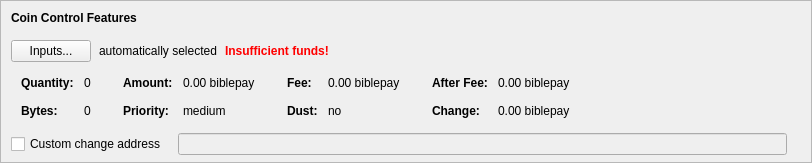
    <widget class="QFrame" name="frameCoinControl">
     <property name="sizePolicy">
      <sizepolicy hsizetype="Expanding" vsizetype="Expanding">
       <horstretch>0</horstretch>
       <verstretch>0</verstretch>
      </sizepolicy>
     </property>
     <property name="maximumSize">
      <size>
       <width>16777215</width>
       <height>16777215</height>
      </size>
     </property>
     <property name="frameShape">
      <enum>QFrame::StyledPanel</enum>
     </property>
     <property name="frameShadow">
      <enum>QFrame::Sunken</enum>
     </property>
     <layout class="QVBoxLayout" name="verticalLayoutCoinControl2">
      <property name="spacing">
       <number>0</number>
      </property>
      <property name="leftMargin">
       <number>0</number>
      </property>
      <property name="topMargin">
       <number>0</number>
      </property>
      <property name="rightMargin">
       <number>0</number>
      </property>
      <property name="bottomMargin">
       <number>6</number>
      </property>
      <item>
       <layout class="QVBoxLayout" name="verticalLayoutCoinControl" stretch="0,0,0,0,1">
        <property name="spacing">
         <number>0</number>
        </property>
        <property name="leftMargin">
         <number>10</number>
        </property>
        <property name="topMargin">
         <number>10</number>
        </property>
        <item>
         <layout class="QHBoxLayout" name="horizontalLayoutCoinControl1">
          <property name="bottomMargin">
           <number>15</number>
          </property>
          <item>
           <widget class="QLabel" name="labelCoinControlFeatures">
            <property name="sizePolicy">
             <sizepolicy hsizetype="Preferred" vsizetype="Maximum">
              <horstretch>0</horstretch>
              <verstretch>0</verstretch>
             </sizepolicy>
            </property>
            <property name="font">
             <font>
              <weight>75</weight>
              <bold>true</bold>
             </font>
            </property>
            <property name="styleSheet">
             <string notr="true">font-weight:bold;</string>
            </property>
            <property name="text">
             <string>Coin Control Features</string>
            </property>
           </widget>
          </item>
         </layout>
        </item>
        <item>
         <layout class="QHBoxLayout" name="horizontalLayoutCoinControl2" stretch="0,0,0,0">
          <property name="spacing">
           <number>8</number>
          </property>
          <property name="bottomMargin">
           <number>10</number>
          </property>
          <item>
           <widget class="QPushButton" name="pushButtonCoinControl">
            <property name="styleSheet">
             <string notr="true"/>
            </property>
            <property name="text">
             <string>Inputs...</string>
            </property>
            <property name="autoDefault">
             <bool>false</bool>
            </property>
           </widget>
          </item>
          <item>
           <widget class="QLabel" name="labelCoinControlAutomaticallySelected">
            <property name="text">
             <string>automatically selected</string>
            </property>
            <property name="margin">
             <number>5</number>
            </property>
           </widget>
          </item>
          <item>
           <widget class="QLabel" name="labelCoinControlInsuffFunds">
            <property name="font">
             <font>
              <weight>75</weight>
              <bold>true</bold>
             </font>
            </property>
            <property name="styleSheet">
             <string notr="true">color:red;font-weight:bold;</string>
            </property>
            <property name="text">
             <string>Insufficient funds!</string>
            </property>
            <property name="margin">
             <number>5</number>
            </property>
           </widget>
          </item>
          <item>
           <spacer name="horizontalSpacerCoinControl">
            <property name="orientation">
             <enum>Qt::Horizontal</enum>
            </property>
            <property name="sizeHint" stdset="0">
             <size>
              <width>40</width>
              <height>1</height>
             </size>
            </property>
           </spacer>
          </item>
         </layout>
        </item>
        <item>
         <widget class="QWidget" name="widgetCoinControl" native="true">
          <property name="sizePolicy">
           <sizepolicy hsizetype="Preferred" vsizetype="Preferred">
            <horstretch>0</horstretch>
            <verstretch>0</verstretch>
           </sizepolicy>
          </property>
          <property name="minimumSize">
           <size>
            <width>0</width>
            <height>0</height>
           </size>
          </property>
          <property name="styleSheet">
           <string notr="true"/>
          </property>
          <layout class="QHBoxLayout" name="horizontalLayoutCoinControl5">
           <property name="leftMargin">
            <number>0</number>
           </property>
           <property name="topMargin">
            <number>0</number>
           </property>
           <property name="rightMargin">
            <number>0</number>
           </property>
           <property name="bottomMargin">
            <number>0</number>
           </property>
           <item>
            <layout class="QHBoxLayout" name="horizontalLayoutCoinControl3" stretch="0,0,0,1">
             <property name="spacing">
              <number>20</number>
             </property>
             <property name="topMargin">
              <number>0</number>
             </property>
             <property name="bottomMargin">
              <number>10</number>
             </property>
             <item>
              <layout class="QFormLayout" name="formLayoutCoinControl1">
               <property name="horizontalSpacing">
                <number>10</number>
               </property>
               <property name="verticalSpacing">
                <number>14</number>
               </property>
               <property name="leftMargin">
                <number>10</number>
               </property>
               <property name="topMargin">
                <number>4</number>
               </property>
               <property name="rightMargin">
                <number>6</number>
               </property>
               <item row="0" column="0">
                <widget class="QLabel" name="labelCoinControlQuantityText">
                 <property name="font">
                  <font>
                   <weight>75</weight>
                   <bold>true</bold>
                  </font>
                 </property>
                 <property name="text">
                  <string>Quantity:</string>
                 </property>
                 <property name="margin">
                  <number>0</number>
                 </property>
                </widget>
               </item>
               <item row="0" column="1">
                <widget class="QLabel" name="labelCoinControlQuantity">
                 <property name="cursor">
                  <cursorShape>IBeamCursor</cursorShape>
                 </property>
                 <property name="contextMenuPolicy">
                  <enum>Qt::ActionsContextMenu</enum>
                 </property>
                 <property name="text">
                  <string notr="true">0</string>
                 </property>
                 <property name="margin">
                  <number>0</number>
                 </property>
                 <property name="textInteractionFlags">
                  <set>Qt::LinksAccessibleByMouse|Qt::TextSelectableByKeyboard|Qt::TextSelectableByMouse</set>
                 </property>
                </widget>
               </item>
               <item row="1" column="0">
                <widget class="QLabel" name="labelCoinControlBytesText">
                 <property name="font">
                  <font>
                   <weight>75</weight>
                   <bold>true</bold>
                  </font>
                 </property>
                 <property name="text">
                  <string>Bytes:</string>
                 </property>
                </widget>
               </item>
               <item row="1" column="1">
                <widget class="QLabel" name="labelCoinControlBytes">
                 <property name="cursor">
                  <cursorShape>IBeamCursor</cursorShape>
                 </property>
                 <property name="contextMenuPolicy">
                  <enum>Qt::ActionsContextMenu</enum>
                 </property>
                 <property name="text">
                  <string notr="true">0</string>
                 </property>
                 <property name="textInteractionFlags">
                  <set>Qt::LinksAccessibleByMouse|Qt::TextSelectableByKeyboard|Qt::TextSelectableByMouse</set>
                 </property>
                </widget>
               </item>
              </layout>
             </item>
             <item>
              <layout class="QFormLayout" name="formLayoutCoinControl2">
               <property name="horizontalSpacing">
                <number>10</number>
               </property>
               <property name="verticalSpacing">
                <number>14</number>
               </property>
               <property name="leftMargin">
                <number>6</number>
               </property>
               <property name="topMargin">
                <number>4</number>
               </property>
               <property name="rightMargin">
                <number>6</number>
               </property>
               <item row="0" column="0">
                <widget class="QLabel" name="labelCoinControlAmountText">
                 <property name="font">
                  <font>
                   <weight>75</weight>
                   <bold>true</bold>
                  </font>
                 </property>
                 <property name="text">
                  <string>Amount:</string>
                 </property>
                 <property name="margin">
                  <number>0</number>
                 </property>
                </widget>
               </item>
               <item row="0" column="1">
                <widget class="QLabel" name="labelCoinControlAmount">
                 <property name="cursor">
                  <cursorShape>IBeamCursor</cursorShape>
                 </property>
                 <property name="contextMenuPolicy">
                  <enum>Qt::ActionsContextMenu</enum>
                 </property>
                 <property name="text">
                  <string notr="true">0.00 biblepay</string>
                 </property>
                 <property name="textInteractionFlags">
                  <set>Qt::LinksAccessibleByMouse|Qt::TextSelectableByKeyboard|Qt::TextSelectableByMouse</set>
                 </property>
                </widget>
               </item>
               <item row="1" column="0">
                <widget class="QLabel" name="labelCoinControlPriorityText">
                 <property name="font">
                  <font>
                   <weight>75</weight>
                   <bold>true</bold>
                  </font>
                 </property>
                 <property name="text">
                  <string>Priority:</string>
                 </property>
                </widget>
               </item>
               <item row="1" column="1">
                <widget class="QLabel" name="labelCoinControlPriority">
                 <property name="cursor">
                  <cursorShape>IBeamCursor</cursorShape>
                 </property>
                 <property name="contextMenuPolicy">
                  <enum>Qt::ActionsContextMenu</enum>
                 </property>
                 <property name="text">
                  <string>medium</string>
                 </property>
                 <property name="textInteractionFlags">
                  <set>Qt::LinksAccessibleByMouse|Qt::TextSelectableByKeyboard|Qt::TextSelectableByMouse</set>
                 </property>
                </widget>
               </item>
              </layout>
             </item>
             <item>
              <layout class="QFormLayout" name="formLayoutCoinControl3">
               <property name="horizontalSpacing">
                <number>10</number>
               </property>
               <property name="verticalSpacing">
                <number>14</number>
               </property>
               <property name="leftMargin">
                <number>6</number>
               </property>
               <property name="topMargin">
                <number>4</number>
               </property>
               <property name="rightMargin">
                <number>6</number>
               </property>
               <item row="0" column="0">
                <widget class="QLabel" name="labelCoinControlFeeText">
                 <property name="font">
                  <font>
                   <weight>75</weight>
                   <bold>true</bold>
                  </font>
                 </property>
                 <property name="text">
                  <string>Fee:</string>
                 </property>
                 <property name="margin">
                  <number>0</number>
                 </property>
                </widget>
               </item>
               <item row="0" column="1">
                <widget class="QLabel" name="labelCoinControlFee">
                 <property name="cursor">
                  <cursorShape>IBeamCursor</cursorShape>
                 </property>
                 <property name="contextMenuPolicy">
                  <enum>Qt::ActionsContextMenu</enum>
                 </property>
                 <property name="text">
                  <string notr="true">0.00 biblepay</string>
                 </property>
                 <property name="textInteractionFlags">
                  <set>Qt::LinksAccessibleByMouse|Qt::TextSelectableByKeyboard|Qt::TextSelectableByMouse</set>
                 </property>
                </widget>
               </item>
               <item row="1" column="0">
                <widget class="QLabel" name="labelCoinControlLowOutputText">
                 <property name="font">
                  <font>
                   <weight>75</weight>
                   <bold>true</bold>
                  </font>
                 </property>
                 <property name="text">
                  <string>Dust:</string>
                 </property>
                </widget>
               </item>
               <item row="1" column="1">
                <widget class="QLabel" name="labelCoinControlLowOutput">
                 <property name="cursor">
                  <cursorShape>IBeamCursor</cursorShape>
                 </property>
                 <property name="contextMenuPolicy">
                  <enum>Qt::ActionsContextMenu</enum>
                 </property>
                 <property name="text">
                  <string>no</string>
                 </property>
                 <property name="textInteractionFlags">
                  <set>Qt::LinksAccessibleByMouse|Qt::TextSelectableByKeyboard|Qt::TextSelectableByMouse</set>
                 </property>
                </widget>
               </item>
              </layout>
             </item>
             <item>
              <layout class="QFormLayout" name="formLayoutCoinControl4">
               <property name="horizontalSpacing">
                <number>10</number>
               </property>
               <property name="verticalSpacing">
                <number>14</number>
               </property>
               <property name="leftMargin">
                <number>6</number>
               </property>
               <property name="topMargin">
                <number>4</number>
               </property>
               <property name="rightMargin">
                <number>6</number>
               </property>
               <item row="0" column="0">
                <widget class="QLabel" name="labelCoinControlAfterFeeText">
                 <property name="font">
                  <font>
                   <weight>75</weight>
                   <bold>true</bold>
                  </font>
                 </property>
                 <property name="text">
                  <string>After Fee:</string>
                 </property>
                 <property name="margin">
                  <number>0</number>
                 </property>
                </widget>
               </item>
               <item row="0" column="1">
                <widget class="QLabel" name="labelCoinControlAfterFee">
                 <property name="cursor">
                  <cursorShape>IBeamCursor</cursorShape>
                 </property>
                 <property name="contextMenuPolicy">
                  <enum>Qt::ActionsContextMenu</enum>
                 </property>
                 <property name="text">
                  <string notr="true">0.00 biblepay</string>
                 </property>
                 <property name="textInteractionFlags">
                  <set>Qt::LinksAccessibleByMouse|Qt::TextSelectableByKeyboard|Qt::TextSelectableByMouse</set>
                 </property>
                </widget>
               </item>
               <item row="1" column="0">
                <widget class="QLabel" name="labelCoinControlChangeText">
                 <property name="font">
                  <font>
                   <weight>75</weight>
                   <bold>true</bold>
                  </font>
                 </property>
                 <property name="text">
                  <string>Change:</string>
                 </property>
                </widget>
               </item>
               <item row="1" column="1">
                <widget class="QLabel" name="labelCoinControlChange">
                 <property name="cursor">
                  <cursorShape>IBeamCursor</cursorShape>
                 </property>
                 <property name="contextMenuPolicy">
                  <enum>Qt::ActionsContextMenu</enum>
                 </property>
                 <property name="text">
                  <string notr="true">0.00 biblepay</string>
                 </property>
                 <property name="textInteractionFlags">
                  <set>Qt::LinksAccessibleByMouse|Qt::TextSelectableByKeyboard|Qt::TextSelectableByMouse</set>
                 </property>
                </widget>
               </item>
              </layout>
             </item>
            </layout>
           </item>
          </layout>
         </widget>
        </item>
        <item>
         <layout class="QHBoxLayout" name="horizontalLayoutCoinControl4" stretch="0,0,0">
          <property name="spacing">
           <number>12</number>
          </property>
          <property name="sizeConstraint">
           <enum>QLayout::SetDefaultConstraint</enum>
          </property>
          <property name="topMargin">
           <number>5</number>
          </property>
          <property name="rightMargin">
           <number>5</number>
          </property>
          <item>
           <widget class="QCheckBox" name="checkBoxCoinControlChange">
            <property name="toolTip">
             <string>If this is activated, but the change address is empty or invalid, change will be sent to a newly generated address.</string>
            </property>
            <property name="text">
             <string>Custom change address</string>
            </property>
           </widget>
          </item>
          <item>
           <widget class="QValidatedLineEdit" name="lineEditCoinControlChange">
            <property name="enabled">
             <bool>false</bool>
            </property>
            <property name="sizePolicy">
             <sizepolicy hsizetype="Expanding" vsizetype="Fixed">
              <horstretch>0</horstretch>
              <verstretch>0</verstretch>
             </sizepolicy>
            </property>
           </widget>
          </item>
          <item>
           <widget class="QLabel" name="labelCoinControlChangeLabel">
            <property name="sizePolicy">
             <sizepolicy hsizetype="Preferred" vsizetype="Expanding">
              <horstretch>0</horstretch>
              <verstretch>0</verstretch>
             </sizepolicy>
            </property>
            <property name="minimumSize">
             <size>
              <width>0</width>
              <height>0</height>
             </size>
            </property>
            <property name="text">
             <string/>
            </property>
            <property name="margin">
             <number>3</number>
            </property>
           </widget>
          </item>
         </layout>
        </item>
        <item>
         <spacer name="verticalSpacerCoinControl">
          <property name="orientation">
           <enum>Qt::Vertical</enum>
          </property>
          <property name="sizeHint" stdset="0">
           <size>
            <width>800</width>
            <height>1</height>
           </size>
          </property>
         </spacer>
        </item>
       </layout>
      </item>
     </layout>
    </widget>
